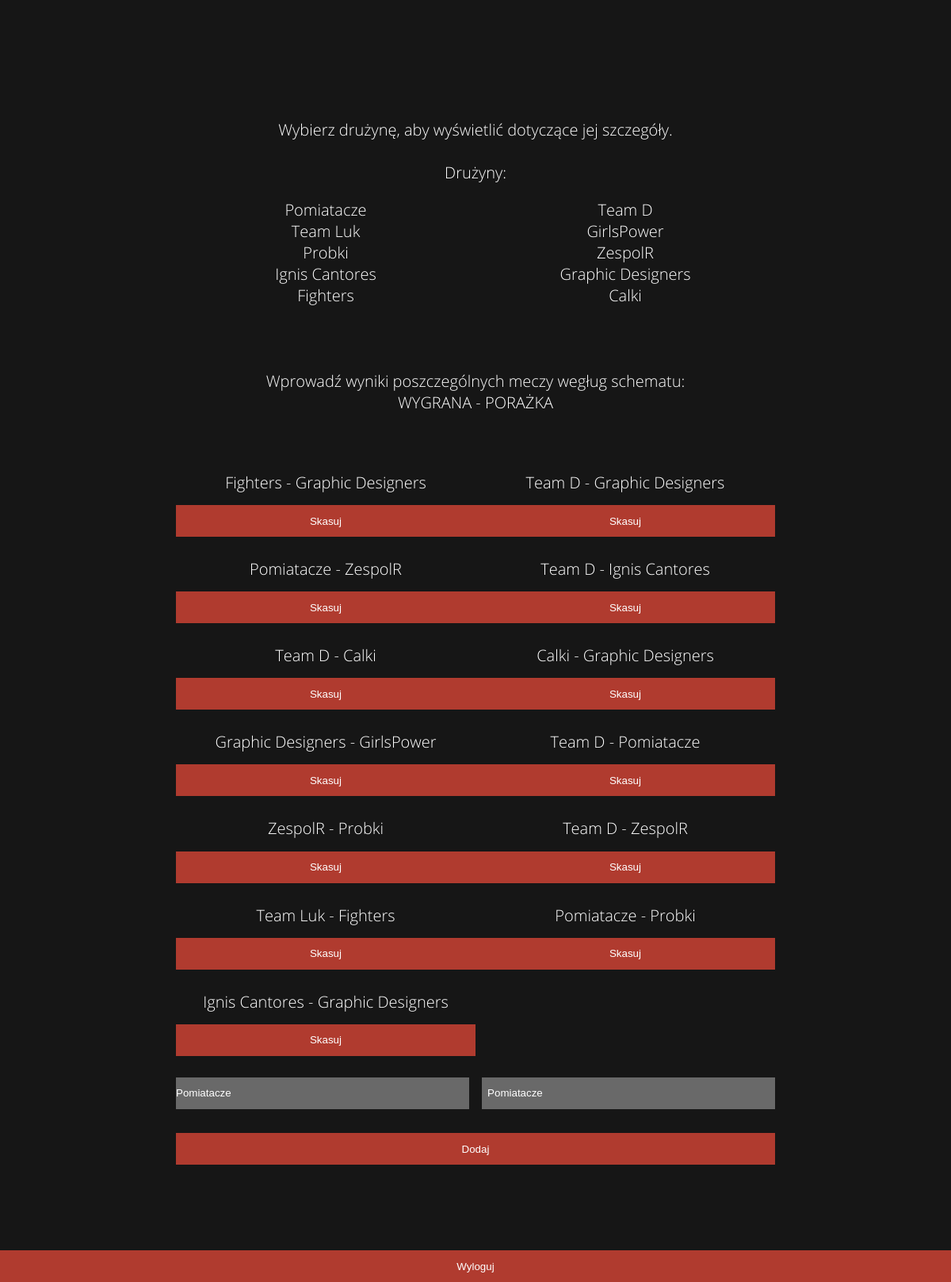
Page /admin.php (signed in) on the committed database.
### tables this page shows
CREATE TABLE `Teams` (
  `Id` int(11) NOT NULL,
  `Name` varchar(35) NOT NULL,
  `Leader_id` int(11) NOT NULL,
  `Member1_id` int(11) NOT NULL,
  `Member2_id` int(11) NOT NULL,
  `Member3_id` int(11) NOT NULL,
  `Member4_id` int(11) NOT NULL,
  `Member5_id` int(11) DEFAULT NULL,
  `Member6_id` int(11) DEFAULT NULL,
  `Coach_name` varchar(30) DEFAULT NULL
);

### php/displayTeams.php (the view, shortened to what this page needs)
<?php
$mysqli = new mysqli('127.0.0.1', 'langustaaa', 'hasloDB!1', 'langusta');
$mysqli->query("SET NAMES utf8;");
echo "<div class='logon'>";
if (!isset($_COOKIE["logged"]))
{
  if (isset($_POST["login"]) && isset($_POST["pass"]) )
  {
    $q = "SELECT Password FROM Admins WHERE Login=\"".$_POST["login"]."\";";
    $result = $mysqli->query($q);
    $row = $result->fetch_row();
    $formPass = md5($_POST["pass"]);
    if ($formPass == $row[0])
    {
      echo "<div class='logged'>Zalogowano.</div><br>";
      setcookie("logged", $_POST["login"]);
      header("Refresh:0");
    } else
    {
      echo "Błędne hasło.<br>";
      header("Refresh:1");
    }
  } else
  {
    echo "<form method=POST>";
    echo "<a href='index.php'><img src='image/logo.svg'/></a>";
    echo "<p>Witaj w serwisie Panel-Admin!</p> Zaloguj się, by mieć dostęp do poszczególych funkcji.<br><br><br>";
    echo "<input placeholder=Login type=text name=login></input>";
    echo "<input placeholder=Hasło type=password name=pass></input>";
    echo "<input type=submit value=Zaloguj></input>";
    echo "</form>";
    echo "</div>";
  }
}
else
{
  echo "<div class='teamadm'>Wybierz drużynę, aby wyświetlić dotyczące jej szczegóły.<br><br>";
  echo "Drużyny: <br><ol>";
  $q = "SELECT `Teams`.`Name`, `Teams`.`Coach_name`, `Leaders`.`Name`, `Leaders`.`Surname`, `Leaders`.`Nick`, `Leaders`.`Phone`, `Leaders`.`Email`, m1.`Name_surname`, m1.`Nick`, m2.`Name_surname`, m2.`Nick`, m3.`Name_surname`, m3.`Nick`, m4.`Name_surname`, m4.`Nick`, m5.`Name_surname`, m5.`Nick`, m6.`Name_surname`, m6.`Nick`
        FROM `Teams`
        LEFT JOIN `Members` m1 ON `Teams`.`Member1_id` = m1.`Id`
        LEFT JOIN `Members` m2 ON `Teams`.`Member3_id` = m2.`Id`
        LEFT JOIN `Members` m3 ON `Teams`.`Member2_id` = m3.`Id`
        LEFT JOIN `Members` m4 ON `Teams`.`Member4_id` = m4.`Id`
        LEFT JOIN `Members` m5 ON `Teams`.`Member5_id` = m5.`Id`
        LEFT JOIN `Members` m6 ON `Teams`.`Member6_id` = m6.`Id`
        LEFT JOIN `Leaders` ON `Teams`.`Leader_id` = `Leaders`.`Id`";
  if ($result = $mysqli->query($q))
  {
    while ($row = $result->fetch_row())
    {
      echo "<li class='team-info-toggle' onclick='\$(\"#info-$row[0]\").toggle(200);'>";
      echo $row[0];
      echo "</li>";
    }
  } else
  {
    echo "Błąd zapytania<br>";
  }
  echo "</ol><br>";
  echo "</div>";
  echo "<div id='cr'><br><br></div>";
  echo "<br>Wprowadź wyniki poszczególnych meczy wegług schematu:<br>";
  echo "<div class='center'>WYGRANA - PORAŻKA</div><br>";
  echo "<ol id='second'>";
  $q = "SELECT m.Id, t1.Name, t2.Name FROM Matches m
    LEFT JOIN Teams t1 ON t1.Id = WinnerTeam_id
    LEFT JOIN Teams t2 ON t2.Id = DefeatTeam_id;";
  if ($result = $mysqli->query($q))
  {
    while ($row = $result->fetch_row())
    {
      echo "<li><br>";
      echo " $row[1] - $row[2]";
      echo "<form method=POST>";
      echo "<input type=submit name=delete value=Skasuj></input>";
      echo "</form>";
      echo "</li>";
    }
  } else
  {
    echo "Błąd zapytania<br>";
  }
  echo "<li><br>";
  $teams = array();
  $q = "SELECT Id, Name FROM Teams;";
  if ($result = $mysqli->query($q))
  {
    while ($row = $result->fetch_row())
    {
      $teams[$row[1]] = $row[0];
    }
  }
  echo "<form id='addMatch' method='POST'>";
    echo "<div class='select-style1'><select name='winner-id' id='winner-id'>";
      foreach($teams as $name => $id) { echo "<option value=$id>$name</option>"; }
    echo "</select></div>";
    echo "<div class='select-style2'><select name='defeat-id' id='defeat-id'>";
      foreach($teams as $name => $id) { echo "<option value=$id>$name</option>"; }
    echo "</select></div>";
    echo "<input type='submit' name='add' value='Dodaj'></input>";
  echo "</form>";
  echo "</li>";
  echo "</ol><br>";
  echo "</div>";
  echo "<form method=POST><div id='logoutcont'><input type=submit name=logout value=Wyloguj></input></div></form>";
}
?>

### admin.php (shortened to what this page needs)
<!DOCTYPE html>
<html>
  <head>
  </head>
  <body>
    <div class="wrapper">
      <div class="content">
        <div class="adminpanel">
          <?php include 'php/displayTeams.php'; ?>
        </div>
      </div>
    </div>
  </body>
</html>

### css/style.css (style rules this page uses)
body { font-family: Light; margin: 0; padding: 0; width: 100%; height: 100%; }
.wrapper { width: 100%; min-height: 100%; margin: 0; padding: 0; }
.content { clear: both; margin: 0 !important; }

### rows in the picture
teams: Name "Pomiatacze"
teams: Name "Team D"
teams: Name "Team Luk"
teams: Name "GirlsPower"
teams: Name "Probki"
teams: Name "ZespolR"
teams: Name "Ignis Cantores"
teams: Name "Graphic Designers"
teams: Name "Fighters"
teams: Name "Calki"

### other values in the picture
$row[1] "Fighters"
$row[2] "Graphic Designers"
$row[1] "Team D"
$row[1] "Pomiatacze"
$row[2] "ZespolR"
$row[2] "Ignis Cantores"
$row[2] "Calki"
$row[1] "Calki"
$row[1] "Graphic Designers"
$row[2] "GirlsPower"
$row[2] "Pomiatacze"
$row[1] "ZespolR"
$row[2] "Probki"
$row[1] "Team Luk"
$row[2] "Fighters"
